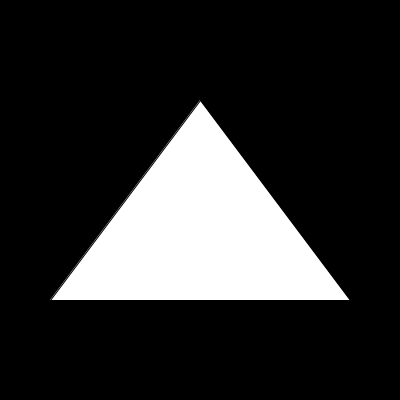
Frame 1 (no input)
Frame 60 (the mouse pressed at the canvas centre just before this capture): identical to frame 1, image omitted
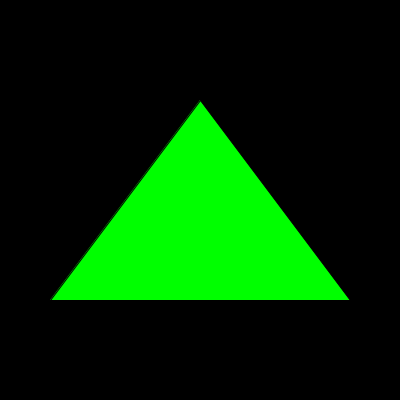
Frame 120 (the mouse held since frame 60 and released just before this capture)

The Processing sketch that drew these frames (run headless with seeded random() and noise(); from frame 60 on, the mouse is pressed at the canvas centre):

// Processing sketch: processing_178883
// ── processing_178883.pde

Triangle t;

void setup()
{
  size(400, 400);
  t = new Triangle(200, 200, 300, 200);
}

void draw()
{
  background(0);
  t.draw();
}


//isosceles horizontal hypotenuse
class Triangle {
  PVector position;
  float hypotenuse;
  float h;

  Triangle(float _x, float _y, float _hypotenuse, float _h)
  {
    position = new PVector(_x, _y);
    hypotenuse = _hypotenuse;
    h = _h;
  }

  void draw()
  {
    //(mouseX < map(mouseY, -h/2, h/2, position.x-hypotenuse/2, position.x) && 
    boolean rollOver = (mouseX < map(mouseY, position.y+h/2, position.y-h/2, position.x+hypotenuse/2, position.x)
      && mouseX > map(mouseY, position.y+h/2, position.y-h/2, position.x-hypotenuse/2, position.x) 
      && mouseY < position.y+h/2);

    if (rollOver)
      fill(0, 255, 0);
    else
      fill(255);

    pushMatrix();
    translate(position.x, position.y);
    beginShape();
    vertex(- hypotenuse/2, h/2);
    vertex(+ hypotenuse/2, h/2);
    vertex(0, -h/2);
    vertex(- hypotenuse/2, h/2);
    endShape();
    popMatrix();
  }
}
